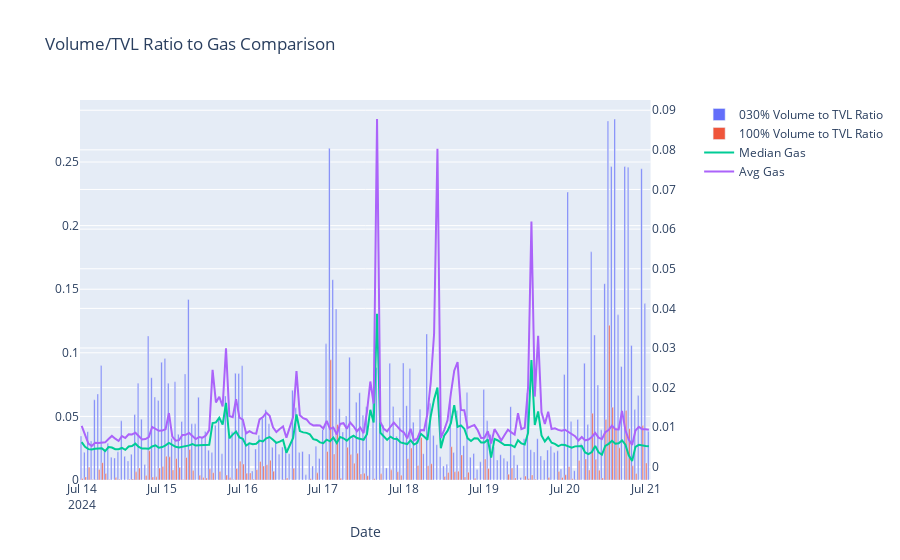

Notebook code cell kept with this figure:
### Code cell
weth_zro_vol_tvl_ratio_fig = vol_tvl_to_gas_chart(weth_zro)

### Figure 1 — Plotly figure (JSON) as saved in the notebook; plotly's stock layout.template omitted (floating-point values rounded to 4 significant figures; data arrays with more than 128 entries replaced by an {"elided": "..."} marker saying what was removed)
{"data": [{"name": "030% Volume to TVL Ratio", "type": "bar", "x": {"elided": "170 str values"}, "xaxis": "x", "y": {"elided": "170 float values"}, "yaxis": "y"}, {"name": "100% Volume to TVL Ratio", "type": "bar", "x": {"elided": "170 str values"}, "xaxis": "x", "y": {"elided": "170 float values"}, "yaxis": "y"}, {"mode": "lines", "name": "Median Gas", "type": "scatter", "x": {"elided": "170 str values"}, "xaxis": "x", "y": {"elided": "170 float values"}, "yaxis": "y2"}, {"mode": "lines", "name": "Avg Gas", "type": "scatter", "x": {"elided": "170 str values"}, "xaxis": "x", "y": {"elided": "170 float values"}, "yaxis": "y2"}], "layout": {"barmode": "group", "title": {"text": "Volume/TVL Ratio to Gas Comparison"}, "xaxis": {"anchor": "y", "domain": [0, 0.94], "title": {"text": "Date"}}, "yaxis": {"anchor": "x", "domain": [0, 1]}, "yaxis2": {"anchor": "x", "overlaying": "y", "side": "right"}}}
